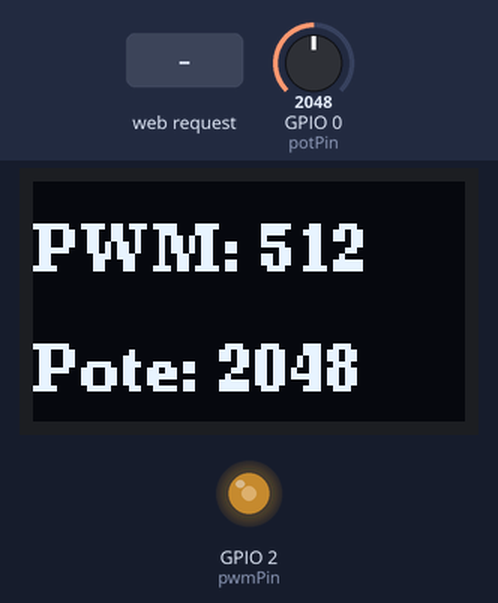
Bench run of a sketch on a simulated ESP32-C3. On the bench: 72×40 one-colour display, output pins drawn as LEDs (lit = HIGH). Inputs (shaded band) come from the test bench; at power-on: GPIO 0 (potPin) = 2048. What the sketch prints to the serial monitor is not drawn.

Above: at 2.2 s.
2.3 s: HTTP request GET /slider?value=120 received
At 2.9 s:
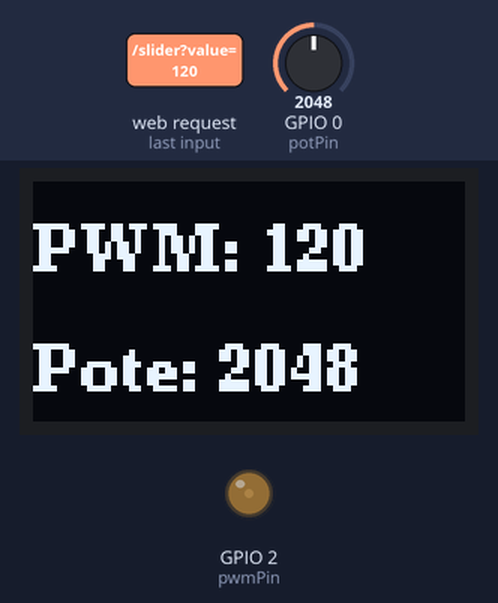
4.0 s: HTTP request GET /slider?value=1 received
At 5.3 s:
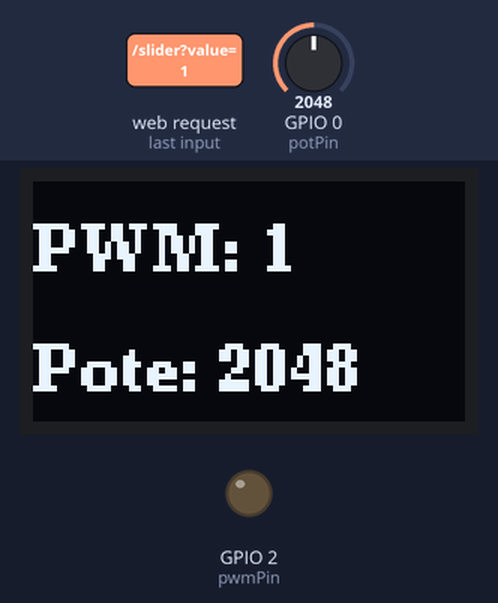
5.6 s: GPIO 0 (potPin) set to 2866
At 6.6 s:
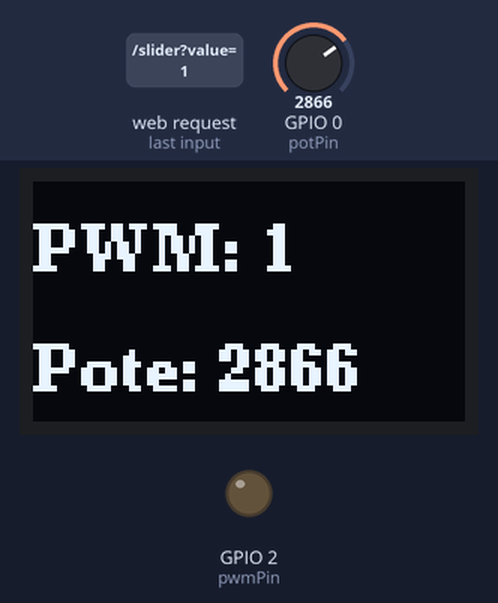
7.1 s: GPIO 0 (potPin) set to 3603
At 7.7 s:
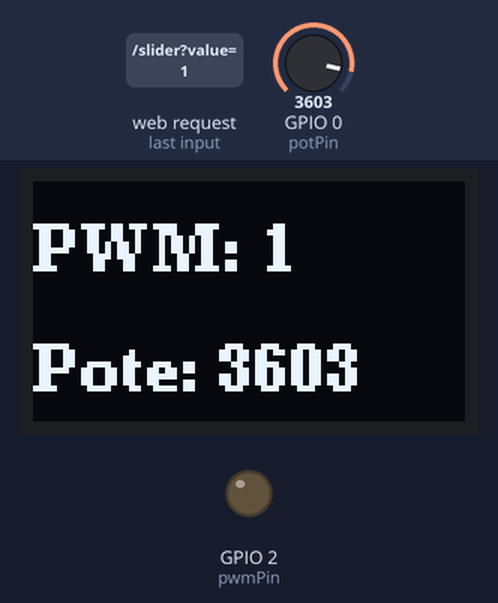
8.6 s: GPIO 0 (potPin) set to 4095
At 9.2 s:
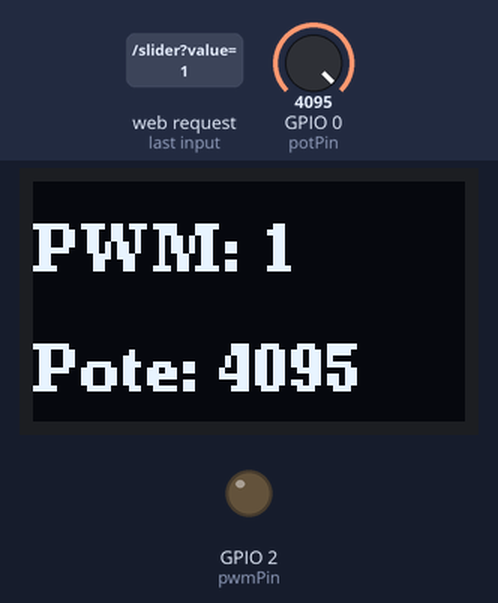
Timing chart, 0 to 11.2 s (numbered marks = the images above; inputs shaded):
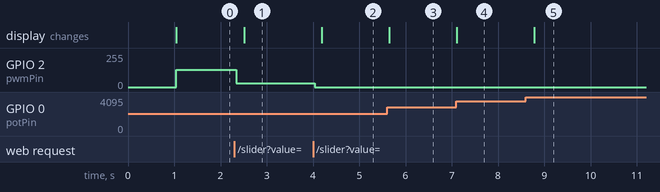

Measured:
- after the input at 2.3 s, GPIO 2 (pwmPin): 128/255 → 30/255 at once; the display: changes after 0.21 s (image 1)
- after the input at 4.0 s, GPIO 2 (pwmPin): 30/255 → 0/255 at once; the display: changes after 0.19 s (image 2)
- after the input at 5.6 s, the display: changes after 0.05 s (image 3)
- after the input at 7.1 s, the display: changes at once (image 4)
- after the input at 8.6 s, the display: changes after 0.19 s (image 5)

The sketch:

ESP32C3_PWM_Slider_OLED.ino
```cpp
#include <Arduino.h>
#include <WiFi.h>
#include <AsyncTCP.h>
#include <ESPAsyncWebServer.h>
#include <U8g2lib.h>
#include <Wire.h>


// ==== OLED SETUP ====
#define OLED_SDA 5
#define OLED_SCL 6
#define OLED_RESET U8X8_PIN_NONE
U8G2_SSD1306_72X40_ER_F_HW_I2C u8g2(U8G2_R0, OLED_RESET, OLED_SCL, OLED_SDA);

// ==== Wi-Fi AP credentials ====
const char* ssid = "c3_pwn";
const char* password = "esp321234";

// ==== PWM and analog pins ====
const int pwmPin = 2;     // GPIO2 for PWM
const int potPin = A0;    // GPIO0 on ESP32-C3 boards for analog input

// ==== PWM config ====
const int pwmFreq = 5000;
const int pwmResolution = 10; // 10-bit = 0–1023

String sliderValue = "512";  // default
int currentPWM = 512;

const char* PARAM_INPUT = "value";
AsyncWebServer server(80);

// ==== HTML Page ====
const char index_html[] PROGMEM = R"rawliteral(
<!DOCTYPE html>
<html>
<head>
  <meta name="viewport" content="width=device-width, initial-scale=1">
  <title>ESP32-C3 PWM Control</title>
  <style>
    body { font-family: Arial; text-align: center; padding: 20px; }
    .slider { width: 300px; margin: 20px auto; }
  </style>
</head>
<body>
  <h2>ESP32-C3 PWM Control</h2>
  <p>PWM Value: <span id="textSliderValue">%SLIDERVALUE%</span></p>
  <input type="range" id="pwmSlider" min="0" max="1023" value="%SLIDERVALUE%" class="slider" oninput="updateSliderPWM(this)">
  <script>
    function updateSliderPWM(element) {
      var value = element.value;
      document.getElementById("textSliderValue").innerText = value;
      var xhr = new XMLHttpRequest();
      xhr.open("GET", "/slider?value=" + value, true);
      xhr.send();
    }
  </script>
</body>
</html>
)rawliteral";


// ==== Replaces placeholders ====
String processor(const String& var) {
  if (var == "SLIDERVALUE") {
    return sliderValue;
  }
  return String();
}

void setup() {
  Serial.begin(115200);
  Wire.begin(OLED_SDA, OLED_SCL);
  u8g2.begin();

  // Initialize display with welcome text
  u8g2.clearBuffer();
  u8g2.setFont(u8g2_font_ncenB08_tr);
  u8g2.drawStr(5, 20, "ESP32-C3");
  u8g2.sendBuffer();
  delay(1000);

  // Setup PWM using new API
  ledcAttach(pwmPin, pwmFreq, pwmResolution);
  ledcWrite(pwmPin, currentPWM);

  // Start Wi-Fi in AP mode
  WiFi.softAP(ssid, password);
  Serial.print("AP IP address: ");
  Serial.println(WiFi.softAPIP());

  // Web route for slider UI
  server.on("/", HTTP_GET, [](AsyncWebServerRequest *request){
    request->send_P(200, "text/html", index_html, processor); // ✅ with processor()
  });

  // Web route for slider value
  server.on("/slider", HTTP_GET, [](AsyncWebServerRequest *request){
    if (request->hasParam("value")) {
      sliderValue = request->getParam("value")->value();
      currentPWM = sliderValue.toInt();
      ledcWrite(pwmPin, currentPWM);
    }
    request->send(200, "text/plain", "OK");
  });

  server.begin();
}

void loop() {
  int potValue = analogRead(potPin);  // Read potentiometer

  // Display on OLED
  u8g2.clearBuffer();
  u8g2.setFont(u8g2_font_ncenB08_tr);
  u8g2.setCursor(0, 15);
  u8g2.print("PWM: ");
  u8g2.print(currentPWM);
  u8g2.setCursor(0, 35);
  u8g2.print("Pote: ");
  u8g2.print(potValue);
  u8g2.sendBuffer();

  delay(200);  // Refresh interval
}
```
